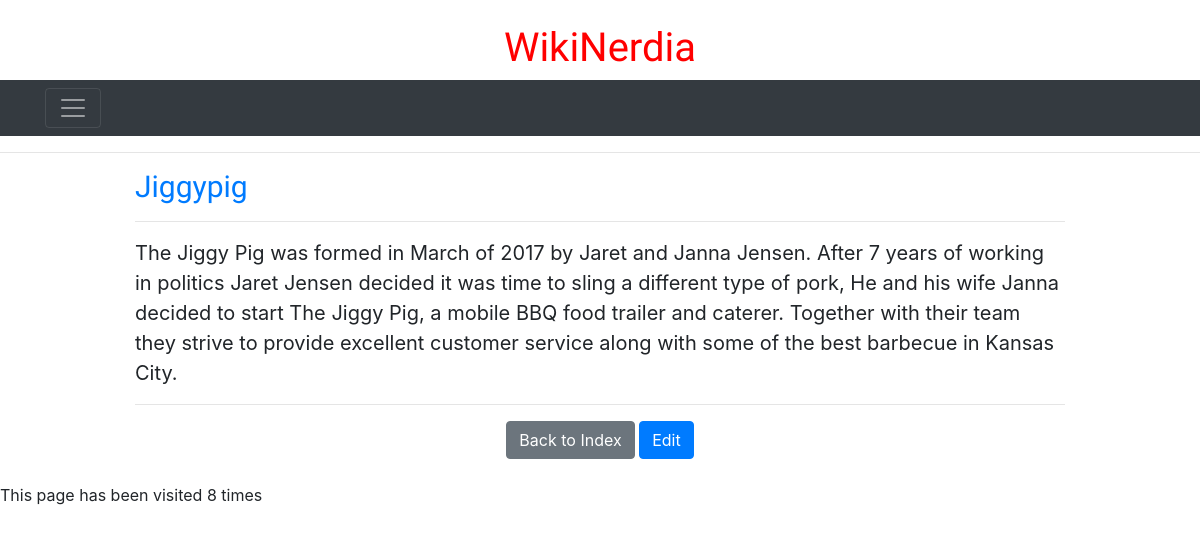
Page /wiki/Jiggypig/ on the committed database.
### wiki/models.py (models this page shows, shortened)
class Page(models.Model):
    title = models.CharField(max_length=64, primary_key=True)
    content = models.TextField()
    counter = models.IntegerField(default=0)

### wiki/views.py (the view)
# urls.py: path('<str:pk>/', views.view_page, name='detail'),
def view_page(request, pk):
    try:
        page = Page.objects.get(pk=pk)
        page.counter += 1
        page.save()
        return render(request, 'wiki/detail.html', {'page': page})
    except Page.DoesNotExist:
        return render(request, 'wiki/create_page.html', {'page_name': pk})

### wiki/templatetags/wiki_tags.py (called while the page is built)
@register.filter
def markup(text):
    return markdown.markdown(text)

@register.filter
def wikify(text):
    return wikiWord.sub(r'''
    <a href="/wiki/\1/">\1</a>
    ''', text)

### wiki/templates/wiki/detail.html (shortened to what this page needs)
{% extends "wiki/base.html" %}
{% load wiki_tags %}
{% block content %}
{% block contentTitle %}
<section>
    <nav class="navbar navbar-dark bg-dark">
        <div class="container">
            <button class="navbar-toggler" type="button" data-toggle="collapse"
                data-target="#navbarToggleExternalContent" aria-controls="navbarToggleExternalContent"
                aria-expanded="false" aria-label="Toggle navigation">
                <span class="navbar-toggler-icon"></span>
            </button>
        </div>
    </nav>
</section>
<hr />
<div class="container" style="width: 80%;">
    <h2 class="text-primary" style="font-size: 30px;">{{page.title}}</h2>
    {% endblock %}
    <hr />
    <div style="font-size: 20px; "> {{page.content|wikify|markup|safe}}</div>
    <hr />
    <div style="text-align: center;">
        <a href="{% url 'wiki:index' %}"><button class="btn btn-secondary">Back to Index</button></a>
        <a href="{% url 'wiki:edit_page' page.title%}"><button class="btn btn-primary">Edit</button></a>
    </div>
</div>
<br>
<footer>
    This page has been visited {{ page.counter }} times
</footer>
{% endblock %}

### wiki/static/wiki/style.css (style rules this page uses)
body { background: rgb(255, 255, 255); }
h2 { font-family: 'Days One', sans-serif; font-size: 15px; color: rgb(0, 143, 0); }

### rows in the picture
Page: title "Jiggypig", content|wikify "The Jiggy Pig was formed in March of 2017 by Jaret and Janna Jensen. After 7 years of working in politics Jaret Jensen decided it was time to sling a different type of pork, He and his wife Janna decided to start The Jiggy Pig, a mobile BBQ food trailer and caterer. Together with their team they strive to provide excellent customer service along with some of the best barbecue in Kansas City.", counter "8"
